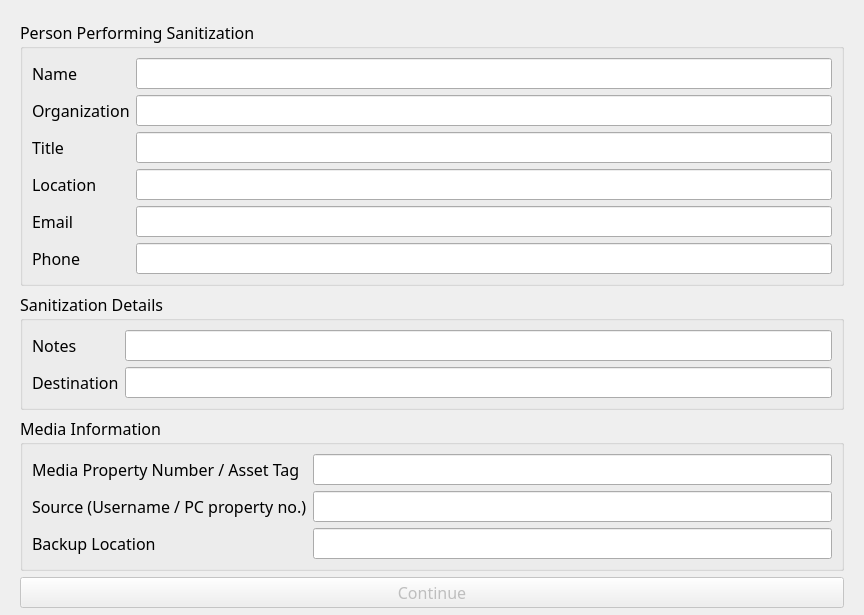
<?xml version="1.0" encoding="UTF-8"?>
<ui version="4.0">
 <class>Form</class>
 <widget class="QWidget" name="Form">
  <property name="enabled">
   <bool>true</bool>
  </property>
  <property name="geometry">
   <rect>
    <x>0</x>
    <y>0</y>
    <width>864</width>
    <height>600</height>
   </rect>
  </property>
  <property name="font">
   <font>
    <family>Noto Sans</family>
    <pointsize>12</pointsize>
   </font>
  </property>
  <property name="windowTitle">
   <string>EasyWipe</string>
  </property>
  <layout class="QGridLayout" name="gridLayout">
   <property name="leftMargin">
    <number>20</number>
   </property>
   <property name="topMargin">
    <number>20</number>
   </property>
   <property name="rightMargin">
    <number>20</number>
   </property>
   <property name="bottomMargin">
    <number>7</number>
   </property>
   <item row="2" column="0">
    <widget class="QGroupBox" name="groupBox_2">
     <property name="title">
      <string>Media Information</string>
     </property>
     <layout class="QGridLayout" name="gridLayout_3">
      <item row="1" column="0">
       <widget class="QLabel" name="Source_label">
        <property name="text">
         <string>Source (Username / PC property no.)</string>
        </property>
       </widget>
      </item>
      <item row="1" column="1">
       <widget class="QLineEdit" name="Source_lineEdit"/>
      </item>
      <item row="2" column="1">
       <widget class="QLineEdit" name="Backup_lineEdit"/>
      </item>
      <item row="0" column="0">
       <widget class="QLabel" name="AssetTag_label">
        <property name="text">
         <string>Media Property Number / Asset Tag</string>
        </property>
       </widget>
      </item>
      <item row="0" column="1">
       <widget class="QLineEdit" name="AssetTag_lineEdit"/>
      </item>
      <item row="2" column="0">
       <widget class="QLabel" name="Backup_label">
        <property name="text">
         <string>Backup Location</string>
        </property>
       </widget>
      </item>
     </layout>
    </widget>
   </item>
   <item row="0" column="0">
    <widget class="QGroupBox" name="groupBox">
     <property name="title">
      <string>Person Performing Sanitization</string>
     </property>
     <layout class="QGridLayout" name="gridLayout_2">
      <item row="3" column="0">
       <widget class="QLabel" name="Location_label">
        <property name="text">
         <string>Location</string>
        </property>
       </widget>
      </item>
      <item row="4" column="0">
       <widget class="QLabel" name="Email_label">
        <property name="text">
         <string>Email</string>
        </property>
       </widget>
      </item>
      <item row="0" column="2">
       <widget class="QLineEdit" name="Name_lineEdit"/>
      </item>
      <item row="2" column="0">
       <widget class="QLabel" name="Title_label">
        <property name="text">
         <string>Title</string>
        </property>
       </widget>
      </item>
      <item row="5" column="0">
       <widget class="QLabel" name="Phone_label">
        <property name="text">
         <string>Phone</string>
        </property>
       </widget>
      </item>
      <item row="1" column="0">
       <widget class="QLabel" name="Organizatio_label">
        <property name="text">
         <string>Organization</string>
        </property>
       </widget>
      </item>
      <item row="0" column="0">
       <widget class="QLabel" name="Name_label">
        <property name="text">
         <string>Name</string>
        </property>
       </widget>
      </item>
      <item row="1" column="2">
       <widget class="QLineEdit" name="OrganizationlineEdit"/>
      </item>
      <item row="2" column="2">
       <widget class="QLineEdit" name="Title_lineEdit"/>
      </item>
      <item row="3" column="2">
       <widget class="QLineEdit" name="Location_lineEdit"/>
      </item>
      <item row="4" column="2">
       <widget class="QLineEdit" name="Email_lineEdit"/>
      </item>
      <item row="5" column="2">
       <widget class="QLineEdit" name="Phone_lineEdit"/>
      </item>
     </layout>
    </widget>
   </item>
   <item row="4" column="0">
    <widget class="QPushButton" name="pushButton">
     <property name="enabled">
      <bool>false</bool>
     </property>
     <property name="text">
      <string>Continue</string>
     </property>
    </widget>
   </item>
   <item row="1" column="0">
    <widget class="QGroupBox" name="groupBox_3">
     <property name="title">
      <string>Sanitization Details</string>
     </property>
     <layout class="QGridLayout" name="gridLayout_4">
      <item row="0" column="0">
       <widget class="QLabel" name="Notes_label">
        <property name="text">
         <string>Notes</string>
        </property>
       </widget>
      </item>
      <item row="0" column="1">
       <widget class="QLineEdit" name="Notes_lineEdit"/>
      </item>
      <item row="1" column="0">
       <widget class="QLabel" name="Destination_label">
        <property name="text">
         <string>Destination</string>
        </property>
       </widget>
      </item>
      <item row="1" column="1">
       <widget class="QLineEdit" name="Destination_lineEdit"/>
      </item>
     </layout>
    </widget>
   </item>
  </layout>
 </widget>
 <resources/>
 <connections/>
</ui>
